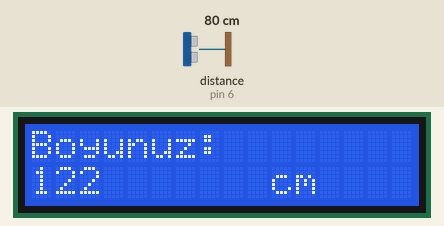
Simulated run of this sketch. Board: Arduino Uno, built with avr-gcc and run on an emulated ATmega328P. Parts: 16×2 character LCD. Wiring (inferred from the names in the program): ultrasonic range finder: trigger pin 7; echo pin 6. The test bench sets the inputs (shaded band); at power-on: distance to the obstacle (sensor on pin 6) 80 cm. The echo pulse lasts 58.3 µs per cm.

Above: at 1.2 s.
1.3 s: distance to the obstacle (sensor on pin 6) set to 2 cm
At 2.6 s:
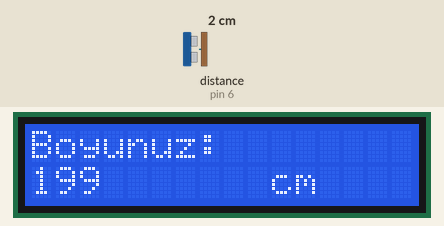
2.9 s: distance to the obstacle (sensor on pin 6) set to 4 cm
At 3.6 s:
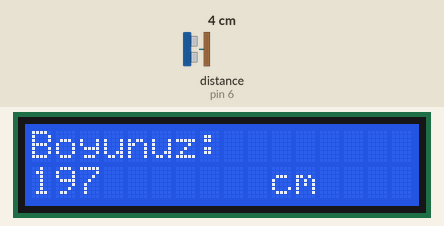
4.4 s: distance to the obstacle (sensor on pin 6) set to 9 cm
At 5.8 s:
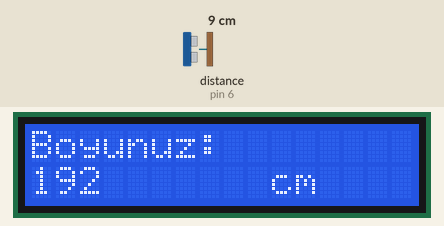
Timing chart, 0 to 7.4 s (numbered marks = the images above; inputs shaded):
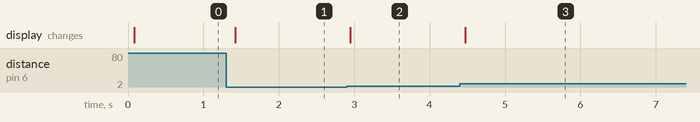

Measured:
- after the input at 1.3 s, the display: changes after 0.12 s (image 1)
- after the input at 2.9 s, the display: changes after 0.05 s (image 2)
- after the input at 4.4 s, the display: changes after 0.07 s (image 3)

The sketch:

Sayac-V1.0.ino
```cpp
#include <Wire.h>

#include <LiquidCrystal_I2C.h>


LiquidCrystal_I2C lcd(0x3F, 16, 2);
//LiquidCrystal_I2C lcd(0x3F, 16, 2);

int trigger = 7;
int echo = 6;
int boy = 0;
double zaman;
double toplamYol;
int mesafe;

void setup() {
  pinMode(trigger, OUTPUT);
  pinMode(echo, INPUT);
  Serial.begin(9600);
  lcd.init();
  lcd.backlight();
}

void loop(){
  digitalWrite(trigger, HIGH);
  delayMicroseconds(10);
  digitalWrite(trigger, LOW);
  zaman = pulseIn(echo, HIGH);
  toplamYol=zaman*0.034;
  mesafe=toplamYol / 2;
  boy=200 - mesafe;
  lcd.home();
  lcd.print("Boyunuz:");
  lcd.setCursor(0,1);
  lcd.print(boy);
  lcd.setCursor(10,1);
  lcd.print("cm");
  delay(100);
}
```
